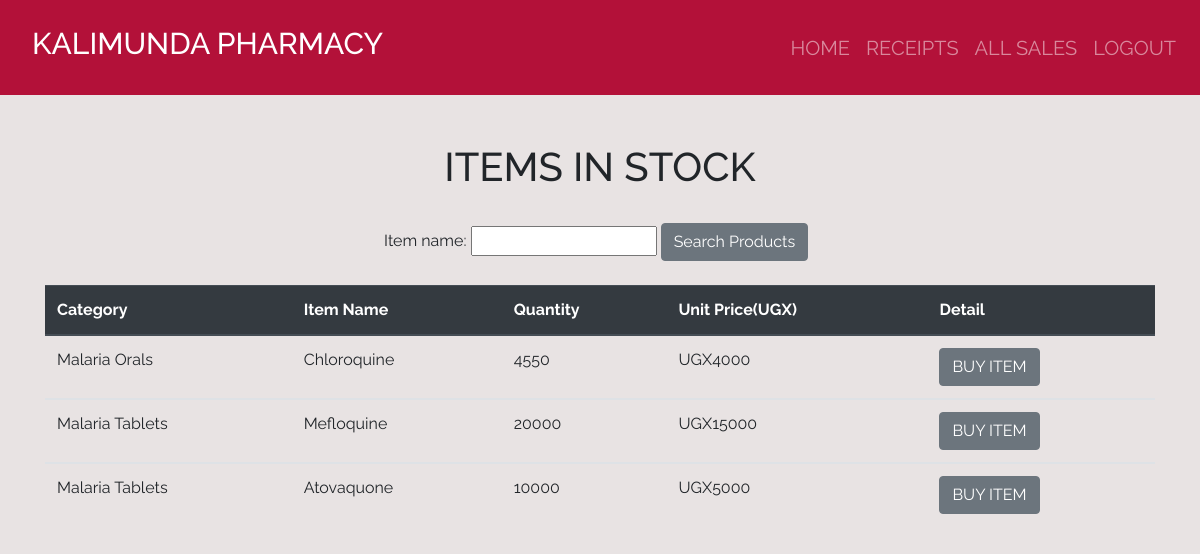
Page /index/ (signed in) on the committed database.
### dawa/models.py (models this page shows, shortened)
class Product(models.Model):
    category_name = models.ForeignKey(Category, on_delete=models.CASCADE, null=True, blank=True)
    item_name = models.CharField(max_length=50, null=True, blank=True)
    total_quantity = models.IntegerField(default=0, null=True, blank=True)
    issued_quantity = models.IntegerField(default=0, null=True, blank=True)
    recieved_quantity = models.IntegerField(default=0, null=True, blank=True)
    unit_price = models.IntegerField(default=0, null=True, blank=True)
    manufacturer = models.CharField(max_length=50, null=True, blank=True)
    brand = models.CharField(max_length=50, null=True, blank=True)

class Category(models.Model):
    name = models.CharField(max_length=50, null=True, blank=True)
    def __str__(self):  # here were are giving our..............
        return self.name

### dawa/views.py (the view)
# urls.py: path('index/', views.index, name = 'index'),
@login_required
def index(request):
    products = Product.objects.all().order_by('-id')
    products_filter = Product_filter(request.GET, queryset = products)
    products = products_filter.qs
    return render(request, 'products/index.html', {'products':products,'products_filter': products_filter})

### templates/products/index.html
{% extends 'products/base.html'%} {% block content%}
<br></br>
<div class = "container">
  <h1 class= "text-center">ITEMS IN STOCK</h1>
  <br>
  <div class = "container">
    <form action = "" method = "GET">
      {{products_filter.form}} <input type = "submit"value = "Search Products" class="btn btn-secondary btn"/>
    </form>
  </div>
  <br>
  <table class="table">
    <thead class="thead-dark">
      <tr>
        <th scope="col">Category</th>
        <th scope="col">Item Name</th>
        <th scope="col">Quantity</th>
        <th scope="col">Unit Price(UGX)</th>
        <th scope = "col">Detail</th>
      </tr>
    </thead>
    {% for product in products%}
    <tbody>
      <tr>
        <td>{{product.category_name}}</td>
        <td>{{product.item_name}}</td>
        <td>{{product.total_quantity}}</td>
        <td>UGX{{product.unit_price}}</td>
        <td><a href="{% url 'product_detail' product.id %}"
              ><input
                type="submit"
                value="BUY ITEM"
                class="btn btn-secondary btn"
                type="button"
            /></a></td>
      </tr>
    </tbody>
    {% endfor %}
  </table>
</div>
{% endblock %}

### templates/products/base.html (shortened to what this page needs)
{% load static%}
<!DOCTYPE html>
<html lang="en">
<head>
    <link rel="stylesheet" href="https://stackpath.bootstrapcdn.com/bootstrap/4.5.2/css/bootstrap.min.css">
    <link rel = "stylesheet" href = {% static 'css/main.css'%}>
</head>
<body>
    <nav class="navbar navbar-expand-lg navbar-dark ">
        <a class="nav-link" href=""><h1 class="navbar-brand" style = "font-size: 25px"> KALIMUNDA PHARMACY</h1></a>
        <div class="collapse navbar-collapse" id="navbarNav">
          <ul class="nav navbar-nav ml-auto">
           {% if user.is_authenticated%}
              <li class="nav-item">
                <a class="nav-link" href="{% url 'home' %}">HOME</a>
              </li>
              <li class="nav-item">
                <a class="nav-link" href="{% url 'home'%}">RECEIPTS</a>
              </li>
              <li class="nav-item">
                <a class="nav-link" href="{% url 'home'%}">ALL SALES</a>
              </li>
              <li class="nav-item">
                <a class="nav-link" href="{% url 'logout'%}">LOGOUT</a>
              </li>
            {% endif %}
          </ul>
     </nav>
    {% block content%}
    {% endblock%}
</body>
</html>

### dawa/static/css/main.css (style rules this page uses)
html,body { position: relative; overflow-x: hidden; background: url('/'); width: 100% !important; height: 100vh; display: table; position: relative; background-position: center; background-attachment: scroll; -o-background-size: cover; -moz-background-size: cover; -webkit-background-size: cover; background-size: cover; background-repeat: no-repeat; }
body { background-color: hsl(0, 8%, 90%); font-family: 'raleway'; }
form { width: 40%; margin: 0 auto; }
.navbar { background-color: #b10731f3; }
.navbar li a { font-size: 20px; }
.navbar-brand { font-size: 30px !important; }

### rows in the picture
Product: category_name "Malaria Orals", item_name "Chloroquine", total_quantity "4550", unit_price "4000"
Product: category_name "Malaria Tablets", item_name "Mefloquine", total_quantity "20000", unit_price "15000"
Product: category_name "Malaria Tablets", item_name "Atovaquone", total_quantity "10000", unit_price "5000"
